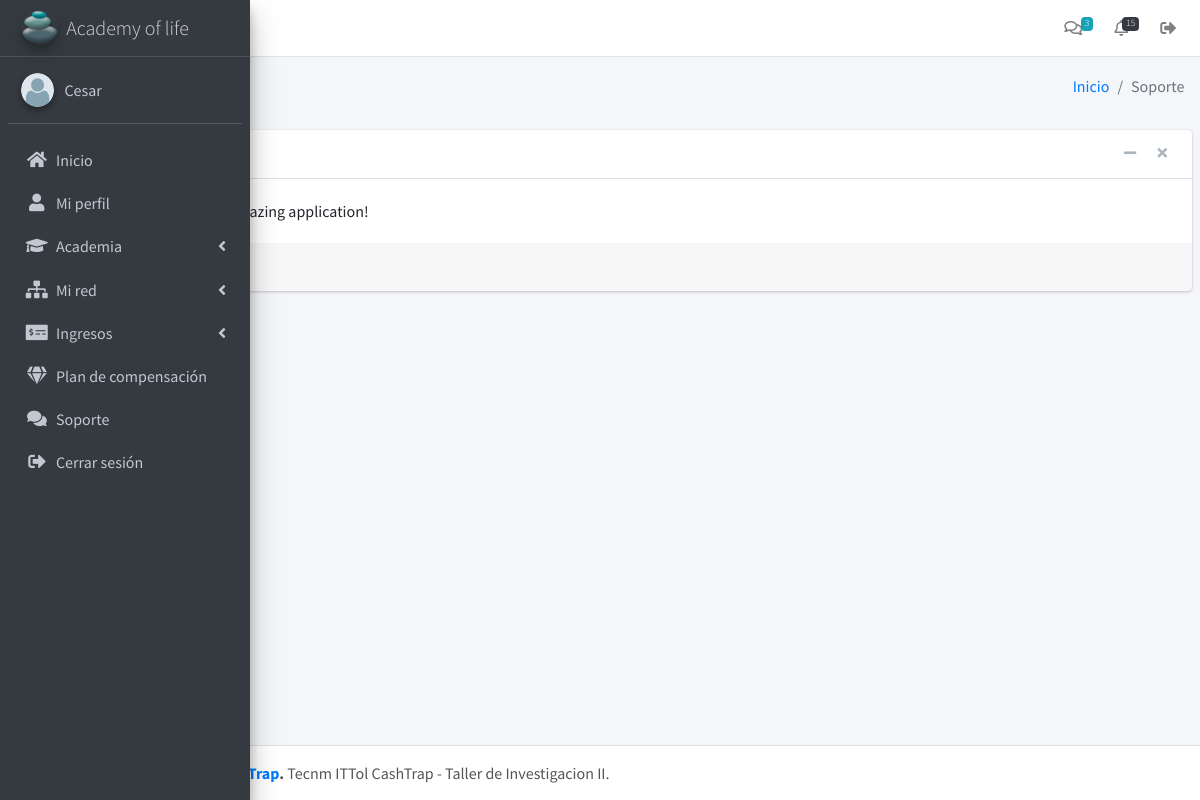
/backoffice/soporte (signed in), run on an earlier commit of the app's database.
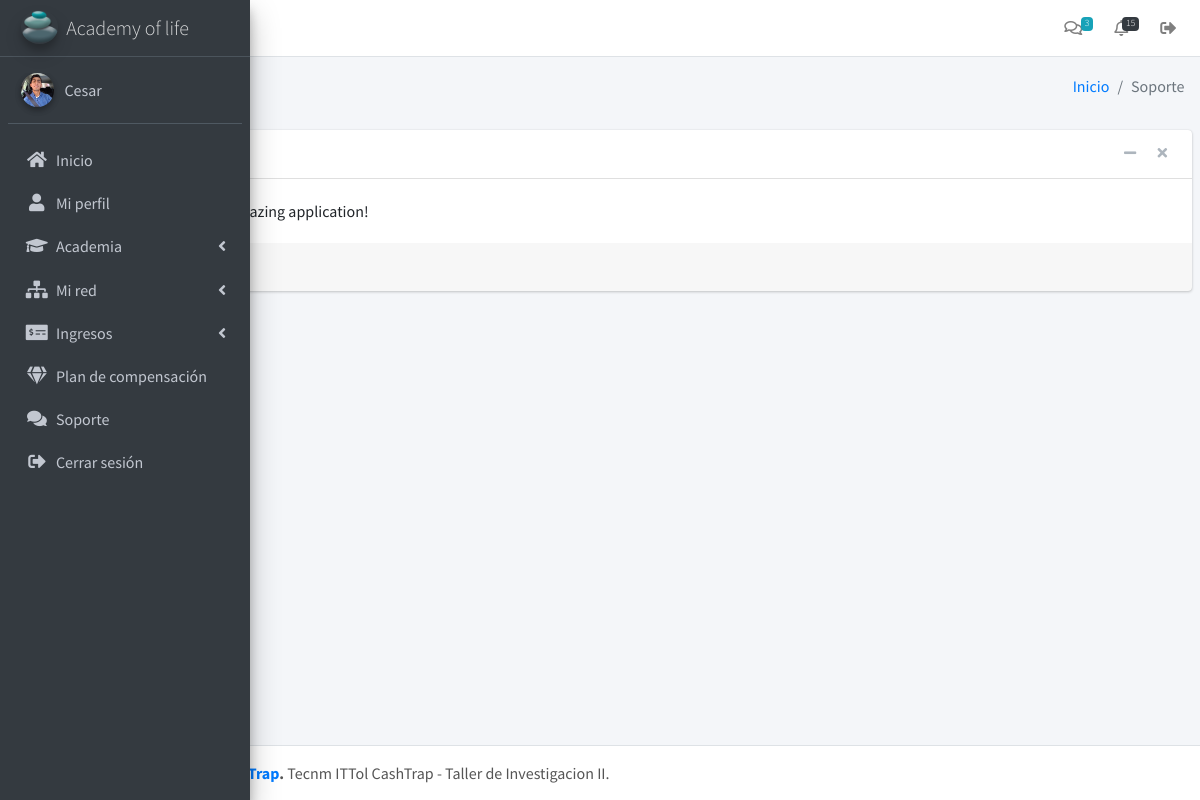
And on a later commit of the database.
### tables this page shows
CREATE TABLE `usuarios` (
  `id_usuario` int(11) NOT NULL,
  `perfil` text NOT NULL,
  `nombre` text NOT NULL,
  `email` text NOT NULL,
  `password` text NOT NULL,
  `suscripcion` int(11) NOT NULL,
  `id_suscripcion` text DEFAULT NULL,
  `ciclo_pago` int(11) DEFAULT NULL,
  `vencimiento` date DEFAULT NULL,
  `verificacion` int(11) NOT NULL,
  `email_encriptado` text DEFAULT NULL,
  `foto` text DEFAULT NULL,
  `enlace_afiliado` text DEFAULT NULL,
  `patrocinador` text DEFAULT NULL,
  `paypal` text DEFAULT NULL,
  `pais` text DEFAULT NULL,
  `codigo_pais` text DEFAULT NULL,
  `telefono_movil` text DEFAULT NULL,
  `firma` text DEFAULT NULL,
  `fecha_contrato` date DEFAULT NULL,
  `fecha` timestamp NOT NULL DEFAULT current_timestamp()
);

### backoffice/controladores/plantilla.controlador.php (called while the page is built)
<?php
class ControladorPlantilla{
    public function ctrPlantilla(){
        include "vistas/plantilla.php";
    }
}

### backoffice/index.php (called while the page is built, shortened)
<?php
require_once "controladores/plantilla.controlador.php";
require_once "controladores/usuarios.controlador.php";
require_once "modelos/usuarios.modelo.php";
$plantilla = new ControladorPlantilla();
$plantilla -> ctrPlantilla();

### backoffice/controladores/usuarios.controlador.php (called while the page is built, shortened)
<?php
Class ControladorUsuarios{
	static public function ctrMostrarUsuarios($item, $valor){
		$tabla = "usuarios";
		$respuesta = ModeloUsuarios::mdlMostrarUsuarios($tabla, $item, $valor);
		return $respuesta;
	}
}

### backoffice/modelos/conexion.php (called while the page is built)
<?php
class Conexion{
	static public function conectar(){
		$link = new PDO("mysql:host=localhost;dbname=cashtrap",
						"root",
						"");
		$link->exec("set names utf8");
		return $link;
	}
}

### backoffice/modelos/usuarios.modelo.php (called while the page is built, shortened)
<?php
require_once "conexion.php";
class ModeloUsuarios{
	static public function mdlMostrarUsuarios($tabla, $item, $valor){
		if($item != null && $valor != null){
			$stmt = Conexion::conectar()->prepare("SELECT * FROM $tabla WHERE $item = :$item");
			$stmt->bindParam(":".$item, $valor, PDO::PARAM_STR);
			$stmt -> execute();
			return $stmt -> fetch();
		}else{
			$stmt = Conexion::conectar()->prepare("SELECT * FROM $tabla");
			$stmt -> execute();
			return $stmt -> fetchAll();
		}
	}
}

### backoffice/vistas/paginas/modulos/menu.php (the view, shortened to what this page needs)
<aside class="main-sidebar sidebar-dark-primary elevation-4">
  <a href="inicio" class="brand-link">
  <img src="vistas/img/plantilla/icono.png" alt="AdminLTE Logo" class="brand-image img-circle elevation-3" style="opacity: .8">
    <span class="brand-text font-weight-light">Academy of life</span>
  </a>
  <div class="sidebar">
    <div class="user-panel mt-3 pb-3 mb-3 d-flex">
      <div class="image">
      <?php if ($usuario["foto"] == ""): ?>
         <img src="vistas/img/usuarios/default/default.png" class="img-circle elevation-2" alt="User Image">
      <?php else: ?>
        <img src="<?php echo $usuario["foto"] ?>" class="img-circle elevation-2" alt="User Image">
      <?php endif ?>
      </div>
      <div class="info">
        <a href="perfil" class="d-block"><?php echo $usuario["nombre"] ?></a>
      </div>
    </div>
    <nav class="mt-2">
      <ul class="nav nav-pills nav-sidebar flex-column" data-widget="treeview" role="menu" data-accordion="false">
        <li class="nav-item">
          <a href="inicio" class="nav-link">
            <i class="nav-icon fas fa-home"></i>
            <p>Inicio</p>
          </a>
        </li>
        <li class="nav-item">
          <a href="perfil" class="nav-link">
            <i class="nav-icon fas fa-user"></i>
            <p>Mi perfil</p>
          </a>
        </li>
        <li class="nav-item has-treeview">
          <a href="#" class="nav-link">
            <i class="nav-icon fas fa-graduation-cap"></i>
            <p>
            Academia
              <i class="right fas fa-angle-left"></i>
            </p>
          </a>
        </li>
        <li class="nav-item has-treeview">
          <a href="#" class="nav-link">
            <i class="nav-icon fas fa-sitemap"></i>
            <p>
            Mi red
              <i class="right fas fa-angle-left"></i>
            </p>
          </a>
        </li>
         <li class="nav-item has-treeview">
          <a href="#" class="nav-link">
            <i class="nav-icon fas fa-money-check-alt"></i>
            <p>
            Ingresos
              <i class="right fas fa-angle-left"></i>
            </p>
          </a>
        </li>
        <li class="nav-item">
          <a href="plan-compensacion" class="nav-link">
            <i class="nav-icon fas fa-gem"></i>
            <p>Plan de compensación</p>
          </a>
        </li>
        <li class="nav-item">
          <a href="soporte" class="nav-link">
            <i class="nav-icon fas fa-comments"></i>
            <p>Soporte</p>
          </a>
        </li>
        <li class="nav-item">
          <a href="salir" class="nav-link">
            <i class="nav-icon fas fa-sign-out-alt"></i>
            <p>Cerrar sesión</p>
          </a>
        </li>
      </ul>
    </nav>
  </div>
</aside>

### backoffice/vistas/plantilla.php (shortened to what this page needs)
<?php
$item = "id_usuario";
$valor = $_SESSION["id"];
$usuario = ControladorUsuarios::ctrMostrarUsuarios($item, $valor);
?>
<!DOCTYPE html>
<html>
<head>
  <link rel="stylesheet" href="https://maxcdn.bootstrapcdn.com/bootstrap/4.1.0/css/bootstrap.min.css">
  <link rel="stylesheet" href="https://use.fontawesome.com/releases/v5.7.2/css/all.css">
    <link rel="stylesheet" href="vistas/css/plugins/adminlte.min.css">
    <link rel="stylesheet" href="vistas/css/plugins/OverlayScrollbars.min.css">
  <link rel="stylesheet" href="vistas/css/plugins/jdSlider.css">
  <link rel="stylesheet" href="vistas/css/plugins/select2.min.css">
  <link rel="stylesheet" href="vistas/css/plugins/dataTables.bootstrap4.min.css">
  <link rel="stylesheet" href="vistas/css/plugins/responsive.bootstrap.min.css">
    <link rel="stylesheet" href="vistas/css/style.css">
</head>
<body class="hold-transition sidebar-mini sidebar-collapse">
<div class="wrapper">
<?php
include "paginas/modulos/header.php";
include "paginas/modulos/menu.php";
if(isset($_GET["pagina"])){
  if( $_GET["pagina"] == "inicio" ||
    $_GET["pagina"] == "perfil" ||
    $_GET["pagina"] == "usuarios" ||
    $_GET["pagina"] == "uninivel" ||
    $_GET["pagina"] == "binaria" ||
    $_GET["pagina"] == "matriz" ||
    $_GET["pagina"] == "ingresos-uninivel" ||
    $_GET["pagina"] == "ingresos-binaria" ||
    $_GET["pagina"] == "ingresos-matriz" ||
    $_GET["pagina"] == "plan-compensacion" ||
    $_GET["pagina"] == "soporte" ||
    $_GET["pagina"] == "salir"){
    include "paginas/".$_GET["pagina"].".php";
  }
}else{
  include "paginas/inicio.php";
}
include "paginas/modulos/footer.php";
 ?>
</div>
</body>
</html>

### backoffice/vistas/paginas/modulos/header.php (shortened to what this page needs)
<nav class="main-header navbar navbar-expand navbar-white navbar-light border-bottom">
  <ul class="navbar-nav">
    <li class="nav-item">
      <a class="nav-link" data-widget="pushmenu" href="#"><i class="fas fa-bars"></i></a>
    </li>
  </ul>
  <ul class="navbar-nav ml-auto">
    <li class="nav-item">
      <a class="nav-link" href="soporte">
        <i class="far fa-comments"></i>
        <span class="badge badge-info navbar-badge">3</span>
      </a>
    </li>
     <li class="nav-item">
      <a class="nav-link" href="uninivel">
        <span class="badge badge-dark navbar-badge">15</span>
      </a>
    </li>
     <li class="nav-item">
      <a class="nav-link" href="salir">
        <i class="fas fa-sign-out-alt"></i>
      </a>
    </li>
  </ul>
</nav>

### backoffice/vistas/paginas/soporte.php (shortened to what this page needs)
<div class="content-wrapper" style="min-height: 1060.14px;">
    <section class="content-header">
      <div class="container-fluid">
        <div class="row mb-2">
          <div class="col-sm-6">
            <h1>Soporte</h1>
          </div>
          <div class="col-sm-6">
            <ol class="breadcrumb float-sm-right">
              <li class="breadcrumb-item"><a href="inicio">Inicio</a></li>
              <li class="breadcrumb-item active">Soporte</li>
            </ol>
          </div>
        </div>
      </div>
    </section>
    <section class="content">
      <div class="card">
        <div class="card-header">
          <h3 class="card-title">Title</h3>
          <div class="card-tools">
            <button type="button" class="btn btn-tool" data-widget="collapse" data-toggle="tooltip" title="Collapse">
              <i class="fas fa-minus"></i></button>
            <button type="button" class="btn btn-tool" data-widget="remove" data-toggle="tooltip" title="Remove">
              <i class="fas fa-times"></i></button>
          </div>
        </div>
        <div class="card-body">
          Start creating your amazing application!
        </div>
        <div class="card-footer">
        </div>
      </div>
    </section>
  </div>

### backoffice/vistas/paginas/modulos/footer.php
<footer class="main-footer">
  <strong>Copyright © <?php echo date("Y");?> <a href="#">CashTrap</a>.</strong>
  Tecnm ITTol CashTrap - Taller de Investigacion II.
</footer>

What changed in the data, as far as the page shows it:
changed usuarios "Cesar": foto: picture added
